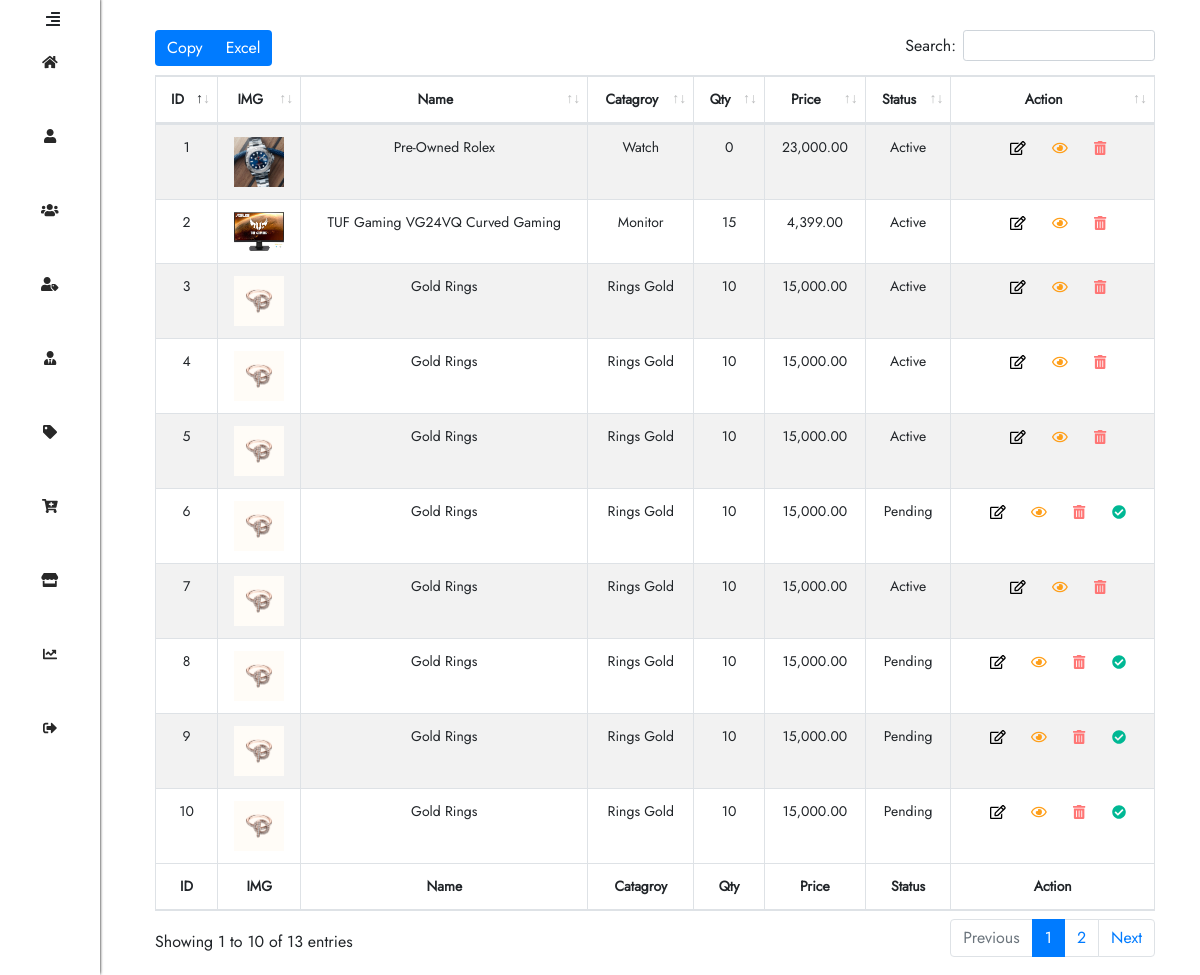
Page /Products-List.php (signed in) on the earlier database version.
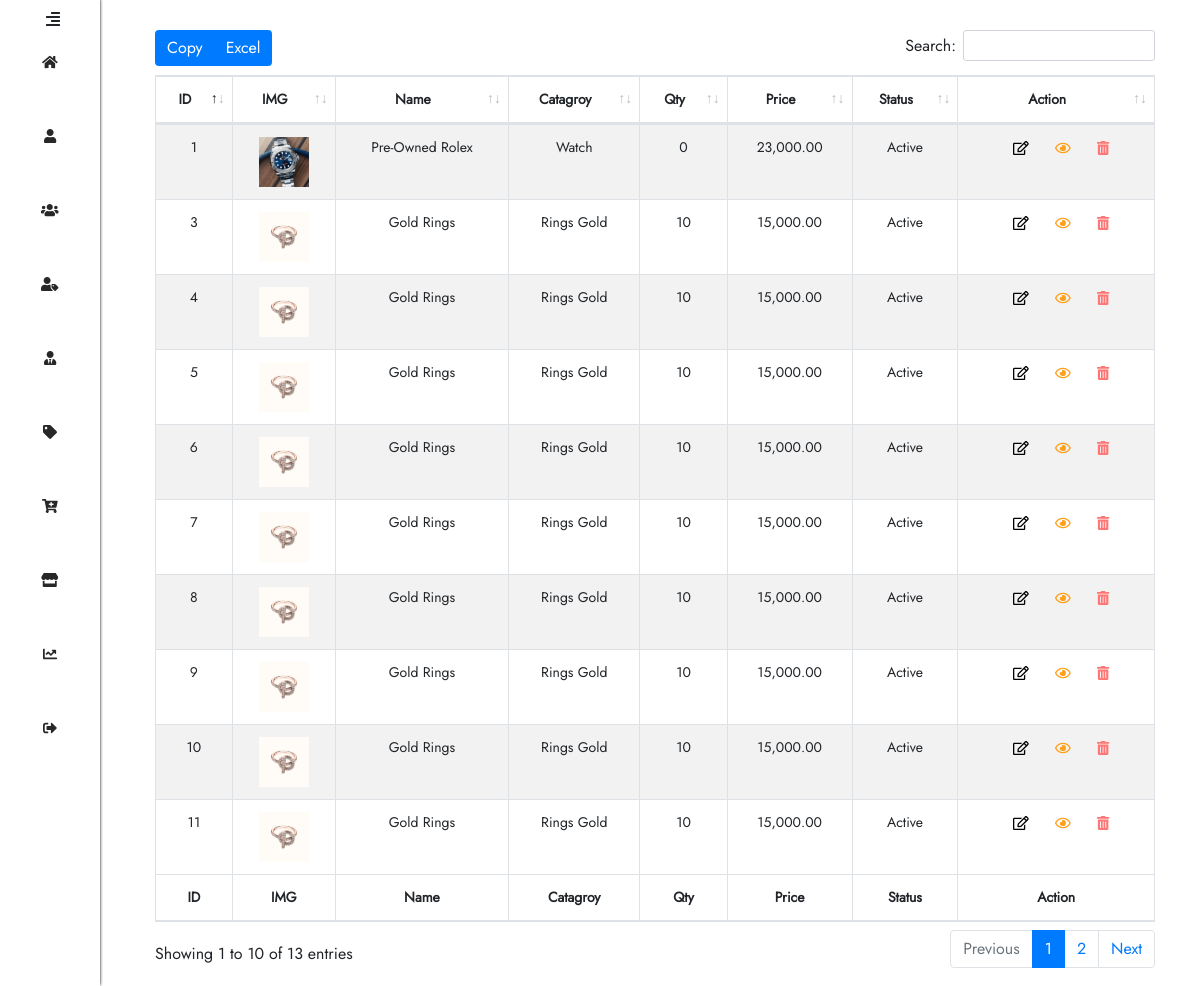
Same page on the later database version.
### tables this page shows
CREATE TABLE `ha_products` (
  `HA_P_ID` bigint(20) UNSIGNED NOT NULL,
  `HA_P_Name` varchar(255) NOT NULL,
  `HA_P_Price` varchar(255) NOT NULL,
  `HA_P_Description` text NOT NULL,
  `HA_P_Category_ID` varchar(255) NOT NULL,
  `HA_P_Qty` varchar(255) NOT NULL,
  `HA_P_Alert_Qty` varchar(255) NOT NULL,
  `HA_P_Brand` varchar(255) NOT NULL,
  `HA_P_Available_From_Date` varchar(255) NOT NULL,
  `HA_P_Date_Created` varchar(255) NOT NULL,
  `HA_P_Time_Created` varchar(255) NOT NULL,
  `HA_P_User_ID_Created` varchar(255) NOT NULL,
  `HA_P_Status` varchar(255) NOT NULL,
  `HA_P_Views` int(11) NOT NULL
);

CREATE TABLE `ha_category_list` (
  `HA_C_L_ID` bigint(20) UNSIGNED NOT NULL,
  `HA_C_L_Category_Name` varchar(255) NOT NULL,
  `HA_C_L_Parent_ID` varchar(255) NOT NULL,
  `HA_C_L_Status` varchar(255) NOT NULL,
  `HA_C_L_Count_Products` varchar(255) NOT NULL,
  `HA_C_L_Count_Sales` varchar(255) NOT NULL,
  `HA_C_L_Count_Returns` varchar(255) NOT NULL,
  `HA_C_L_Date_Created` varchar(255) NOT NULL,
  `HA_C_L_Time_Created` varchar(255) NOT NULL,
  `HA_C_L_User_ID_Created` varchar(255) NOT NULL
);

### Datebase/DB_Products_List.php (called while the page is built, shortened)
<?php
    $SQL_Products_List = 'SELECT * FROM ha_products WHERE HA_P_Status = "Active" OR HA_P_Status = "Pending" ORDER BY HA_P_ID DESC ';
    $Result_Products_List = mysqli_query($Connection,$SQL_Products_List);
    $Count_Products_List  = mysqli_num_rows($Result_Products_List);
?>

### Website-Structure/Products-List-Body.php (the view, shortened to what the changed rows need)
<div class="Content-table">
    <table id="example" class="table table-striped table-bordered" style="width:100%;text-align: center;">
        <thead>
            <tr class="header-table">
                <th>ID</th>
                <th>IMG</th>
                <th>Name</th>
                <th>Catagroy</th>
                <th>Qty</th>
                <th>Price</th>
                <th>Status</th>
                <th>Action</th>
            </tr>
        </thead>
        <tbody id="tbody">
            <?php
                    if ($Count_Products_List > 0) {
                        $id = 0;
                        while ($Rows = mysqli_fetch_array($Result_Products_List)) {
                            $SQL_Get_Category_Name = 'SELECT HA_C_L_Category_Name FROM ha_category_list WHERE HA_C_L_ID = "'.$Rows['HA_P_Category_ID'].'"';
                            $Result_Get_Category_Name = mysqli_query($Connection,$SQL_Get_Category_Name);
                            $Row_Get_Category_Name  = mysqli_fetch_array($Result_Get_Category_Name, MYSQLI_ASSOC);
                            $Path_Folder_Cover = 'IMG/Imges-Products/P_ID-'.$Rows['HA_P_ID'].'/P_ID-'.$Rows['HA_P_ID'].'-Cover';
                            $Cover_Img = scandir($Path_Folder_Cover);
                            $SQL_Get_Created_Info = 'SELECT HA_U_Username FROM ha_users WHERE HA_U_ID = "'.$Rows['HA_P_User_ID_Created'].'"';
                            $Result_Get_Created_Info= mysqli_query($Connection,$SQL_Get_Created_Info);
                            $Row_Get_Created_Info = mysqli_fetch_array($Result_Get_Created_Info, MYSQLI_ASSOC);
                            if ($Rows['HA_P_Status'] == 'Pending') {
                                $BTN_Active = '<button type ="button" class="Done" data-module=".Done-row" id="A'.$Rows['HA_P_ID'].'" onclick= "clickhere(this.id)"> <i class="fas fa-check-circle"></i></button>';
                            }else {
                                $BTN_Active = '';
                            }
                            if ($Rows['HA_P_Status'] !== 'Deactivated') {
                                $BTN_Deactivate = '<button type ="button" class="Trash" data-module=".question-delete-row" id="D'.$Rows['HA_P_ID'].'" onclick= "clickhere(this.id)"> <i class="fas fa-trash-alt"></i> </button>';
                            }else {
                                $BTN_Deactivate = '';
                            }
                            echo '
                                <tr class="t-body" style="text-align: center;" id="T_Row_'.$Rows['HA_P_ID'].'" >
                                    <td>'.$Rows['HA_P_ID'].'</td>
                                    <td class="IMG-DATABASE"><img src="'.$Path_Folder_Cover . '/' . $Cover_Img[2] . '" alt="Img"/></td>
                                    <td class="Username-Edit-Module">'.$Rows['HA_P_Name'].'</td>
                                    <td >'.$Row_Get_Category_Name['HA_C_L_Category_Name'].'</td>
                                    <td class="HA-P-Qty">'.$Rows['HA_P_Qty'].'</td>
                                    <td class="HA-P-Price">'. number_format($Rows['HA_P_Price'] , 2).'</td>
                                    <td class="Status">'.$Rows['HA_P_Status'].'</td>
                                    <td style="display:none" class="HA-C-L-Category-Name">'.$Rows['HA_P_Category_ID'].'</td>
                                    <td style="display:none">'.$Rows['HA_P_Alert_Qty'].'</td>
                                    <td style="display:none">'.$Rows['HA_P_Brand'].'</td>
                                    <td style="display:none">'.$Rows['HA_P_Available_From_Date'].'</td>
                                    <td style="display:none">'.$Rows['HA_P_Date_Created'] . ' ' . $Rows['HA_P_Time_Created'] .'</td>
                                    <td style="display:none">'.$Row_Get_Created_Info['HA_U_Username'].'</td>
                                    <td style="display:none">'.$Rows['HA_P_Description'].'</td>
                                    <td class="last-Action">
                                        <button type ="button" class="Edit" data-module=".Edit-row" id="-T'.$id.'" onclick= "clickhere(this.id)"> <i class="far fa-edit"></i> </button>
                                        <button type ="button" class="View" data-module=".View-row" id="T'.$id.'" onclick= "clickhere(this.id)"> <i class="far fa-eye"></i> </button>
                                        '.$BTN_Deactivate.'
                                        '.$BTN_Active.'
                                    </td>
                                </tr>
                            ';
                            $id += 1;
                        }
                    }
                ?>
        </tbody>
        <tfoot>
            <tr>
                <th>ID</th>
                <th>IMG</th>
                <th>Name</th>
                <th>Catagroy</th>
                <th>Qty</th>
                <th>Price</th>
                <th>Status</th>
                <th>Action</th>
            </tr>
        </tfoot>
    </table>
</div>

Differences in the rows shown:
no longer on this page (row edited): ha_products: HA_P_ID "2", shows a picture, HA_P_Name "TUF Gaming VG24VQ Curved Gaming", ha_category_list.HA_C_L_Category_Name "Monitor", HA_P_Qty "15", HA_P_Price "4,399.00", HA_P_Status "Active"
now on this page (row edited): ha_products: HA_P_ID "11", HA_P_Name "Gold Rings", ha_category_list.HA_C_L_Category_Name "Rings Gold", HA_P_Qty "10", HA_P_Price "15,000.00", HA_P_Status "Active"
changed ha_products id 10: HA_P_Status "Pending" → "Active"
changed ha_products id 9: HA_P_Status "Pending" → "Active"
changed ha_products id 8: HA_P_Status "Pending" → "Active"
changed ha_products id 6: HA_P_Status "Pending" → "Active"
